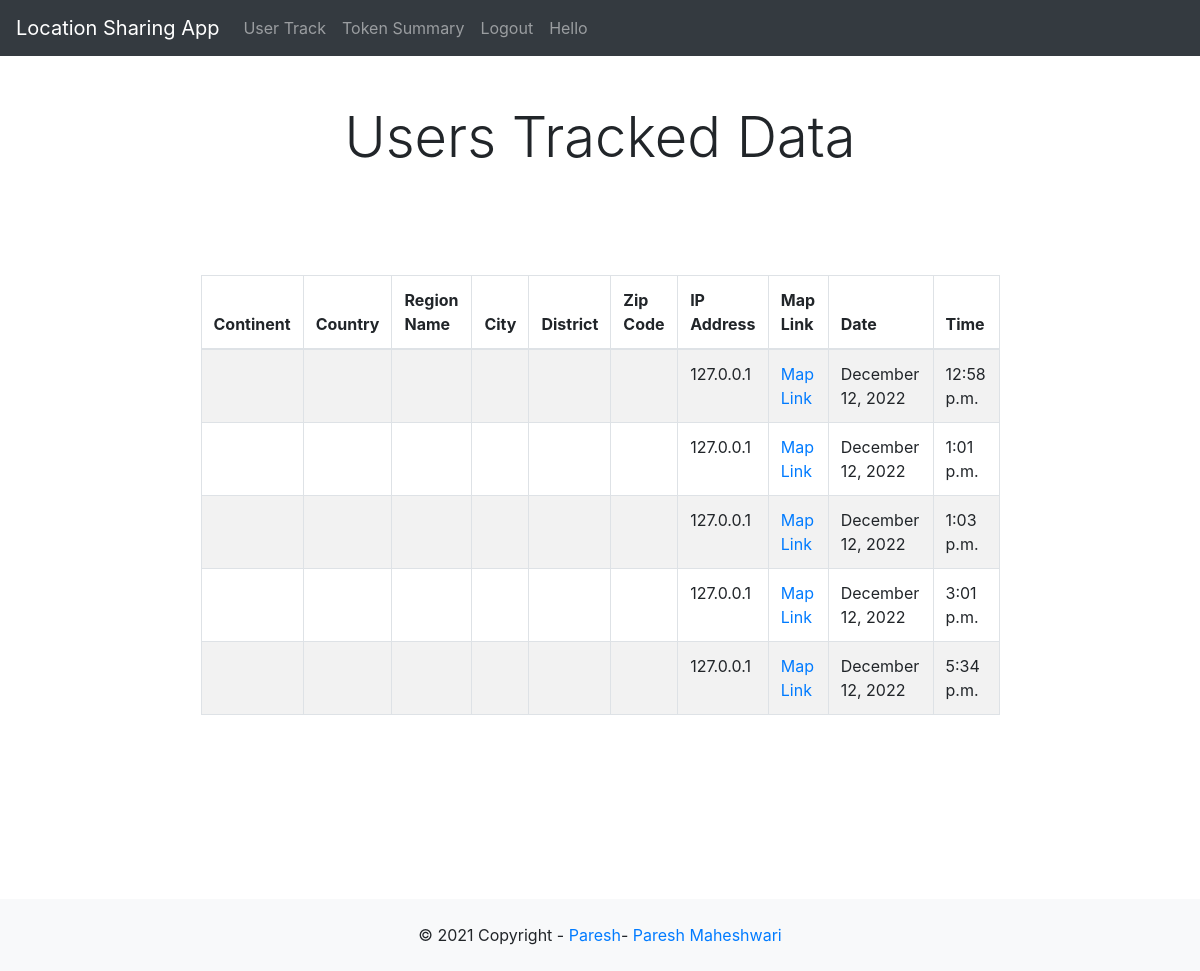
/user_track/ (signed in), run on an earlier commit of the app's database.
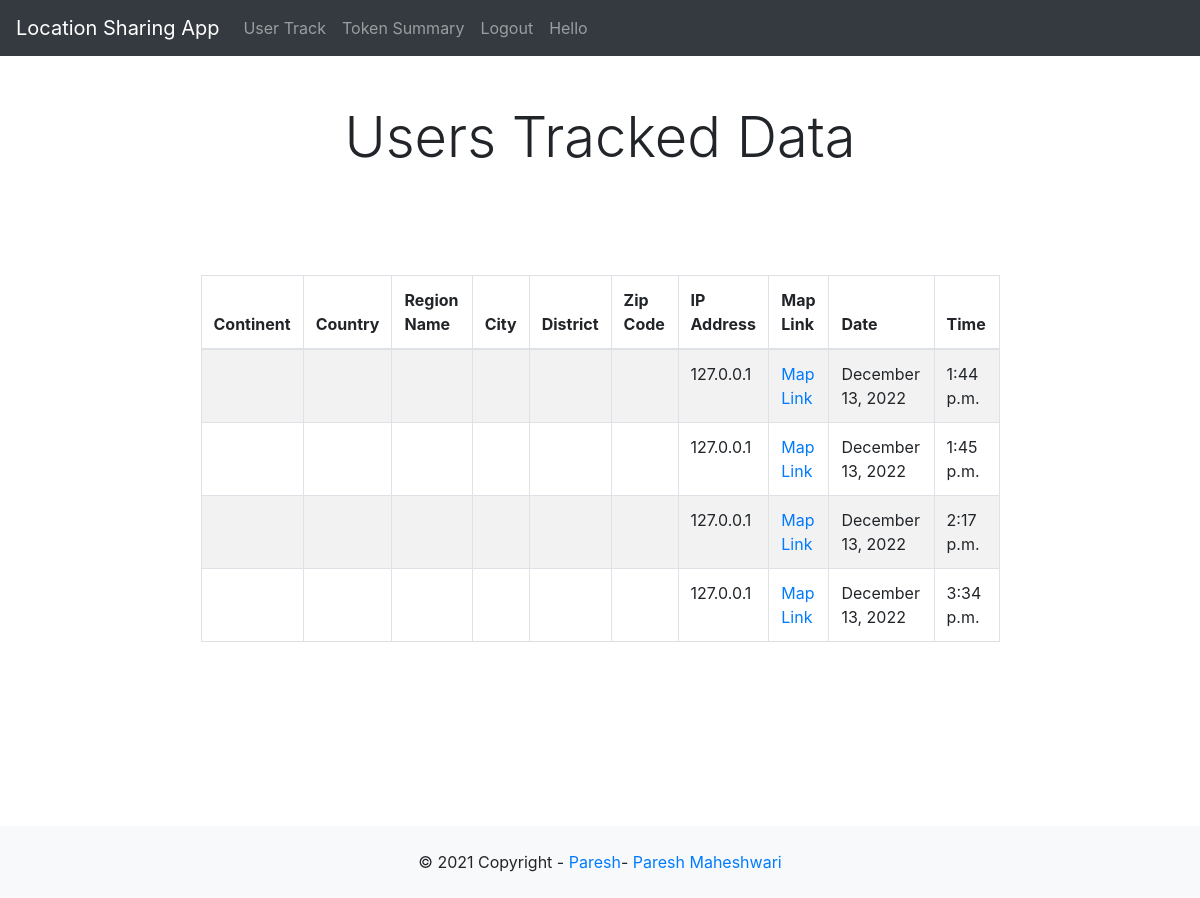
And on a later commit of the database.
### location/models.py (models this page shows, shortened)
class UserLocation(models.Model):
    author = models.ForeignKey(User, on_delete=models.CASCADE,null=True, blank=True)
    latitude = models.FloatField(null=True, blank=True)
    longitude = models.FloatField(null=True, blank=True)
    continent = models.CharField(max_length=64, null=True, blank=True)
    country = models.CharField(max_length=64, null=True, blank=True)
    region = models.CharField(max_length=64, null=True, blank=True)
    region_name = models.CharField(max_length=64, null=True, blank=True)
    city = models.CharField(max_length=64, null=True, blank=True)
    district = models.CharField(max_length=64, null=True, blank=True)
    zip_code = models.CharField(max_length=64, null=True, blank=True)
    timezone = models.CharField(max_length=64, null=True, blank=True)
    isp = models.CharField(max_length=64, null=True, blank=True)
    org = models.CharField(max_length=64, null=True, blank=True)
    as_number = models.CharField(max_length=64, null=True, blank=True)
    as_name = models.CharField(max_length=64, null=True, blank=True)
    mobile = models.BooleanField(null=True, blank=True)
    proxy = models.BooleanField(null=True, blank=True)
    hosting = models.BooleanField(null=True, blank=True)
    ip_address = models.CharField(null=True, blank=True,max_length=64)
    map_link = models.CharField(max_length=256, blank=True, null=True)
    date = models.DateTimeField(auto_now_add=True)
    time = models.TimeField(auto_now_add=True)
    user_agent = models.CharField(max_length=256, blank=True, null=True)

### location/views.py (the view)
# urls.py: path('user_track/', user_track, name='user_track'),
@login_required
def user_track(request):
    userdata = UserLocation.objects.all()
    if request.user.is_authenticated:
        return render(request, 'user_track.html', {'userdata':userdata})
    else:
        return redirect('home')

### templates/user_track.html
{% extends 'base.html' %}
{% block content %}
<div class="row">
  <div class="col">
    <div class="bootstrap_datatables">
      <div class="container py-5">
        <header class="text-center text-black">
          <h1 class="display-4">Users Tracked Data</h1>
        </header>
        <div class="row py-5">
          <div class="col-lg-10 mx-auto">
            <div class="card border-0 shadow rounded">
              <div class="card-body bg-white p-5 rounded">
                <div class="table-responsive">
                  <table class="table table-striped table-bordered" id="example" style="width:100%;">
                    <thead>
                      <tr>
                        <th>Continent</th>
                        <th>Country</th>
                        <th>Region Name</th>
                        <th>City</th>
                        <th>District</th>
                        <th>Zip Code</th>
                        <th>IP Address</th>
                        <th>Map Link</th>
                        <th>Date</th>
                        <th>Time</th>
                      </tr>
                    </thead>
                    <tbody>
                      {% for location in userdata %}
                      <tr>
                        <td>{{ location.continent }}</td>
                        <td>{{ location.country }}</td>
                        <td>{{ location.region_name }}</td>
                        <td>{{ location.city }}</td>
                        <td>{{ location.district }}</td>
                        <td>{{ location.zip_code }}</td>
                        <td>{{ location.ip_address }}</td>
                        <td><a href="https://www.google.com/maps/place/{{ location.latitude }},{{ location.longitude }}" target="_blank">Map Link</a></td>
                        <td>{{ location.date|date:"F j, Y" }}</td>
                        <td>{{ location.time }}</td>
                      </tr>
                      {% endfor %}
                    </tbody>
                  </table>
                </div>
              </div>
            </div>
          </div>
        </div>
      </div>
    </div>
  </div>
</div>
{% endblock %}

What changed in the data, as far as the page shows it:
removed UserLocation: ip_address "127.0.0.1", date "December 12, 2022", time "5:34 p.m."
changed UserLocation (number 1 of 4 on the later page): date "December 12, 2022" → "December 13, 2022"; time "12:58 p.m." → "1:44 p.m."
changed UserLocation (number 2 of 4 on the later page): date "December 12, 2022" → "December 13, 2022"; time "1:01 p.m." → "1:45 p.m."
changed UserLocation (number 3 of 4 on the later page): date "December 12, 2022" → "December 13, 2022"; time "1:03 p.m." → "2:17 p.m."
changed UserLocation (number 4 of 4 on the later page): date "December 12, 2022" → "December 13, 2022"; time "3:01 p.m." → "3:34 p.m."
